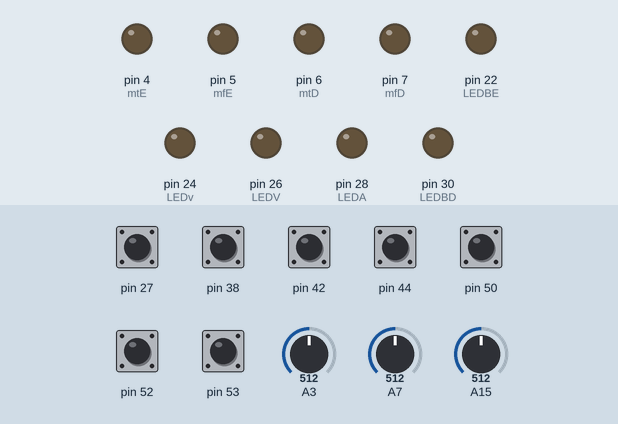
Recording of a sketch running on a simulated Arduino Mega 2560, built with avr-gcc and run on an emulated ATmega2560. Shown: output pins drawn as LEDs (lit = HIGH). Inputs (shaded band) come from the test bench; at power-on: pin 27, pin 38, pin 42, pin 44, pin 50, pin 52, pin 53 HIGH, A3 = 512, A7 = 512, A15 = 512.

Above: at 1.2 s.
1.3 s: pin 27 pulled LOW for 0.15 s
At 2.5 s:
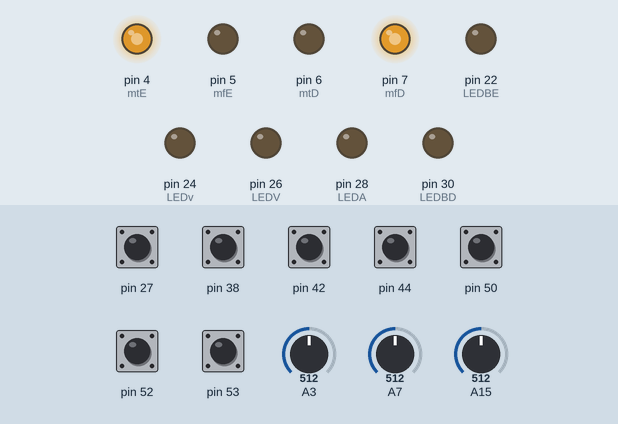
2.9 s: pin 44 pulled LOW for 0.15 s
At 3.9 s:
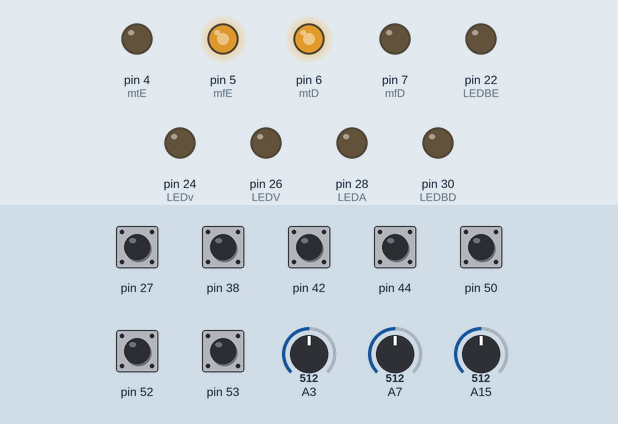
4.5 s: pin 27 pulled LOW for 1 s
At 5.1 s:
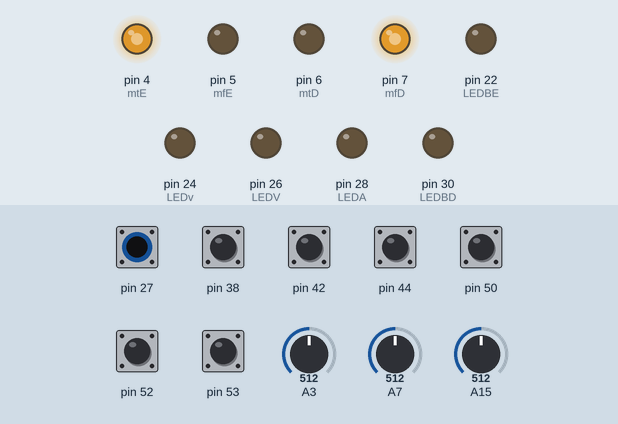
7.0 s: pin 44 pulled LOW for 1 s
At 8.2 s:
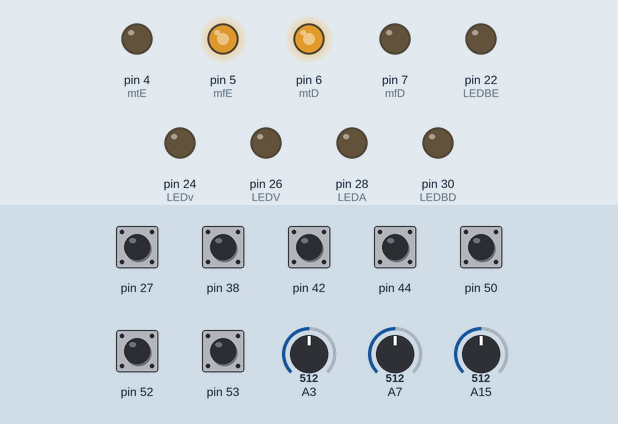
9.5 s: pin 27 driven LOW and pin 44 driven LOW
At 10.1 s:
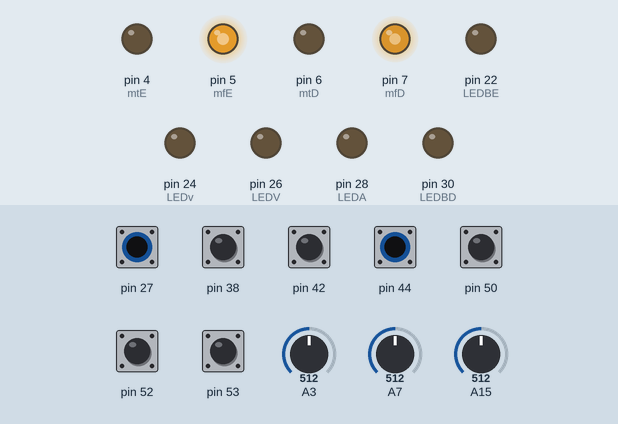
11.0 s: pin 27 driven HIGH
At 11.3 s:
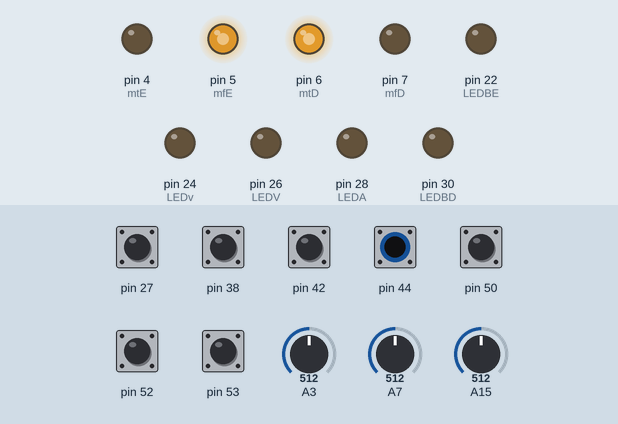
Timing chart, 0 to 13.5 s (numbered marks = the images above; inputs shaded):
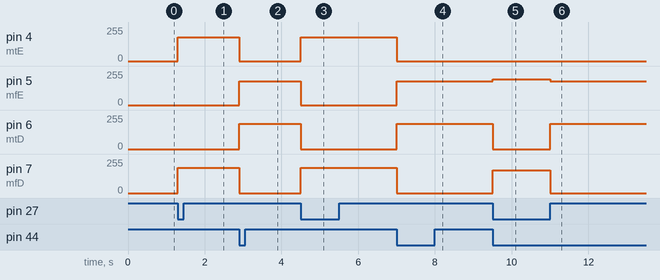

The sketch:

redutor.ino
```cpp
//??????????

//PROGRMAÇÃO_SAMURAI
//DECLARANDO MOTORES
byte mfE = 5;
byte mtE = 4;
byte mfD = 7;
byte mtD = 6;

byte LEDV = 26;
byte LEDv = 24;
byte LEDA = 28;
byte LEDBE = 22;
byte LEDBD = 30;


//VARIAVEIS GLOBAIS
byte curvaD = 0;
byte curvaE = 0;
int verde = 50;
int verdeD = 0;
int verdeE = 0;


//DECLARANDO SENSORES
int sensor_VE(A15);  //sensor verde esquerdo
int sensor_VD(A7);   //sensor verde direito
int sensor_EE(52);   //sensor extrema esquerda
int sensor_C(50);    //sensor central
int sensor_A(38);    //sensor avançado
int sensor_ED(42);   //sensor extrema direita
int sensor_PE(44);   //sensor ponta esquerda
int sensor_PD(27);   //sensor ponta direita
int sensor_O(A3);    //sensor de objetos
int sensor_T(53);

void setup() {
  //CONFIGURAÇÃO MOTORES
  pinMode(4, OUTPUT);
  pinMode(5, OUTPUT);
  pinMode(7, OUTPUT);
  pinMode(6, OUTPUT);
  pinMode(26, OUTPUT);  //LEDV
  pinMode(24, OUTPUT);  //LEDv
  pinMode(28, OUTPUT);  //LEDA
  pinMode(22, OUTPUT);  // LEDBE
  pinMode(30, OUTPUT);  // LEDBD


  Serial.begin(9600);

  //CONFIGURAÇÃO SENSORES
  pinMode(sensor_VD, INPUT_PULLUP);  //VerdeDireito
  pinMode(sensor_VE, INPUT_PULLUP);  //VerdeEsquerdo
  pinMode(sensor_EE, INPUT_PULLUP);         //ExtremoEsquerdo
  pinMode(sensor_C, INPUT_PULLUP);          //Central
  pinMode(sensor_A, INPUT_PULLUP);          //Avançado
  pinMode(sensor_ED, INPUT_PULLUP);         //ExtremoDireito
  pinMode(sensor_PE, INPUT_PULLUP);  //PontaEsquerda
  pinMode(sensor_PD, INPUT_PULLUP);  //PontaDireita
  pinMode(sensor_O, INPUT);          //objeto
  pinMode(sensor_T, INPUT_PULLUP);
}

void loop() {
  // BLOCO DE LEITURA DE SENSORES
  digitalWrite(26, LOW);
  digitalWrite(24, LOW);
  digitalWrite(30, LOW);
  digitalWrite(22, LOW);
  digitalWrite(28, LOW);
  sensor_VD = analogRead(A7);
  sensor_VE = analogRead(A15);
  sensor_EE = digitalRead(52);
  sensor_C = digitalRead(50);
  sensor_A = digitalRead(38);
  sensor_ED = digitalRead(42);
  sensor_PE = digitalRead(44);
  sensor_PD = digitalRead(27);
  sensor_O = analogRead(A3);
  sensor_T = digitalRead(53);

  //SEGUE LINHA GAP
  if ((sensor_PE == 0) && (sensor_PD == 0)) {
   analogWrite(mfE, 195);
    analogWrite(mtE, 0);
    analogWrite(mfD, 170);
    analogWrite(mtD, 0);
  }
  //SEGUE LINHA AJUSTE
  if ((sensor_PE == 0) && (sensor_PD == 1)) {
    analogWrite(mfE, 180);
    analogWrite(mtE, 0);
    analogWrite(mfD, 0);
    analogWrite(mtD, 190);
  }
  if ((sensor_PE == 1) && (sensor_PD == 0)) {
    analogWrite(mfE, 0);
    analogWrite(mtE, 180);
    analogWrite(mfD, 190);
    analogWrite(mtD, 0);
  }


}
```

Measured:
- after the input at 1.3 s, pin 4 (mtE): 0/255 → 180/255 at once; pin 7 (mfD): 0/255 → 190/255 at once
- after the input at 2.9 s, pin 4 (mtE): 180/255 → 0/255 at once; pin 5 (mfE): 0/255 → 180/255 at once; pin 6 (mtD): 0/255 → 190/255 at once; pin 7 (mfD): 190/255 → 0/255 at once
- after the input at 4.5 s, pin 4 (mtE): 0/255 → 180/255 at once; pin 5 (mfE): 180/255 → 0/255 at once; pin 6 (mtD): 190/255 → 0/255 at once; pin 7 (mfD): 0/255 → 190/255 at once
- after the input at 7.0 s, pin 4 (mtE): 180/255 → 0/255 at once; pin 5 (mfE): 0/255 → 180/255 at once; pin 6 (mtD): 0/255 → 190/255 at once; pin 7 (mfD): 190/255 → 0/255 at once
- after the input at 9.5 s, pin 5 (mfE): 180/255 → 195/255 at once; pin 6 (mtD): 190/255 → 0/255 at once; pin 7 (mfD): 0/255 → 170/255 at once
- after the input at 11.0 s, pin 5 (mfE): 195/255 → 180/255 at once; pin 6 (mtD): 0/255 → 190/255 at once; pin 7 (mfD): 170/255 → 0/255 at once
